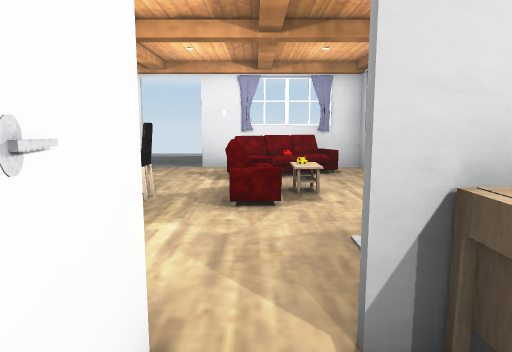
view 1 (above)

12 first-person views from a walk through a Unity game level. The camera is 1.2 m above the floor, tilts 8° down and sees 70° across. Doors are open. The floor is counted in squares, 1 m on a side. Each view is taken from the middle of a square. On the plan, view 1 faces up. The plan holds only what a view shows up to about 15 squares ahead; the rest is blank. Some animated figures are not drawn. Some surface patterns are stand-ins.

view 2
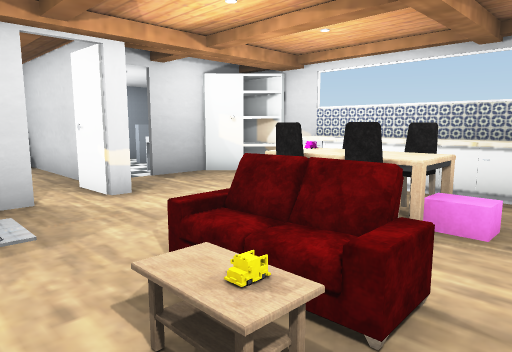

view 3
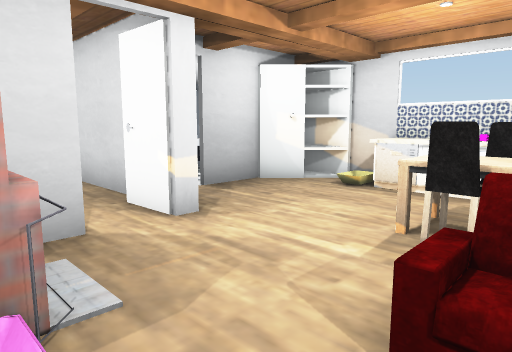

view 4
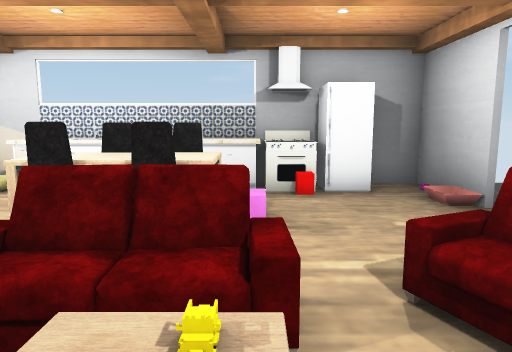

view 5
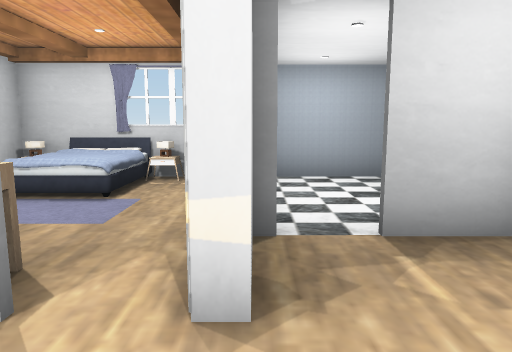

view 6
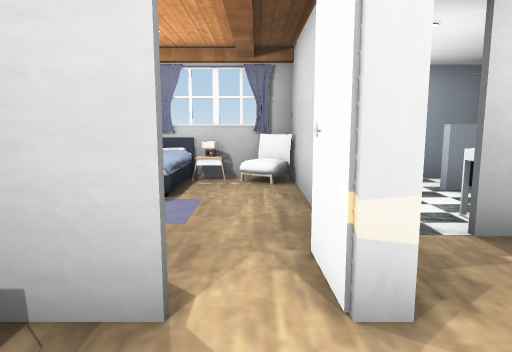

view 7
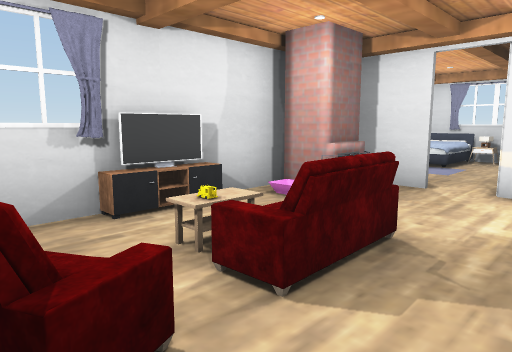

view 8
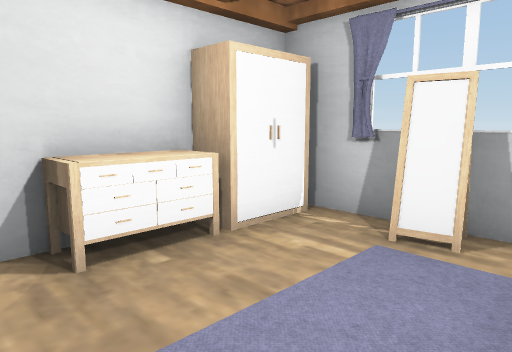

view 9
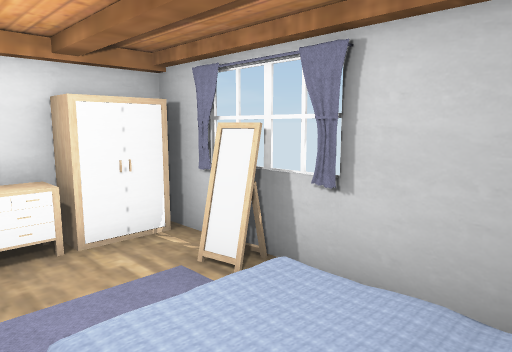

view 10
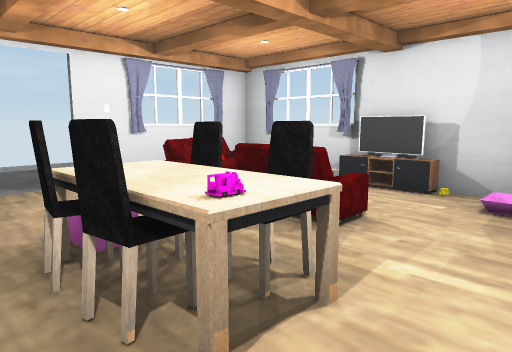

view 11
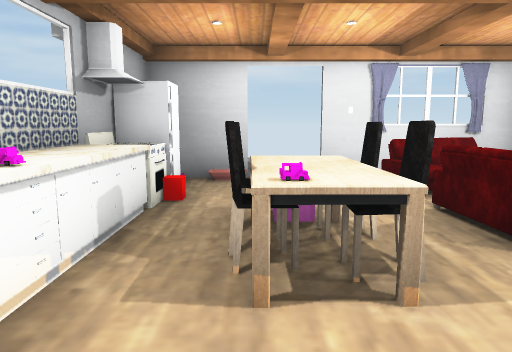

view 12
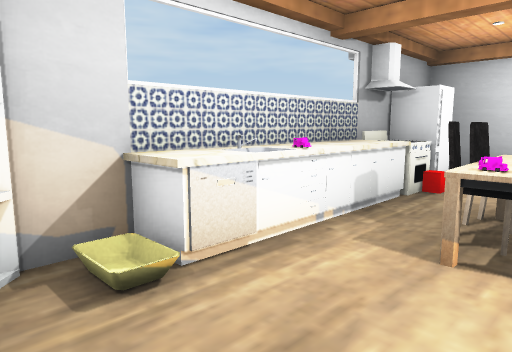

### Floor plan
Points are (right, up) in squares from view 1. A wall is a line through its corners. A room is listed if a view was taken in it or the views show most of it. See-through windows are left out.
Room 1 (views 1, 8, 9)
walls: (4.1, -1) (4, -0.4); (2.5, 1.8) (0.5, 1.8); (-0.8, 0) (-0.8, -3.5); (-0.6, 1.9) (-0.5, 0.6); (-1.6, -4.5) (4.4, -4.5) (4.4, 1.6)
low walls: (3.8, -1) (3.7, -0.4)
ways out: open door at (-1.5, 0) to room 2; open door at (0, 2) to room 2
objects: other object (-1, -4); other object (0, -4); other object (1, 1) to (2, 1); other object (2, -2) to (3, -2); other object (3, -4); other object (3, 1) to (4, 2)
Room 2 (views 2, 3, 4, 5, 6, 7, 10, 11, 12)
walls: (0.5, 1.9) (2, 1.9); (-5, 7.9) (-5, 7.4) (-5.5, 7.4); (-5.3, 1.7) (-4.1, 0.5); (-1, 0.4) (-1, 1.9) (-0.6, 1.9); (-3.5, 0.2) (-2.2, 0.2); (2.9, 6.4) (2.9, 10.3) (-1.6, 10.3); (2.9, 3.2) (2.9, 5.7); (-3.1, 10.3) (-5.4, 10.3) (-5.4, 0.2)
low walls: (-5, 2.5) (-5, 2); (2.5, 5.3) (2.5, 7.1)
ways out: open door at (-1.5, 0) to room 1; open door at (0, 2) to room 1; open door at (-5, 1.5); open door at (-2.5, 10)
objects: other object (-5, 3) to (-5, 6); other object (-5, 9); other object (-3, 4) to (-2, 4); other object (-3, 5); other object (-3, 6); other object (-2, 5); other object (-2, 6); other object (0, 5) to (0, 7); other object (0, 8) to (1, 9); other object (1, 3) to (2, 4)

Positions as (right, up) in squares from view 1, and headings:
1: (0, 0), facing up
2: (2, 8), facing down-left
3: (2, 6), facing down-left
4: (2, 7), facing left
5: (-1, 4), facing down
6: (0, 4), facing down
7: (-2, 9), facing down-right
8: (0, -2), facing up-right
9: (1, -4), facing up-right
10: (-4, 3), facing up-right
11: (-3, 2), facing up
12: (-2, 1), facing up-left
